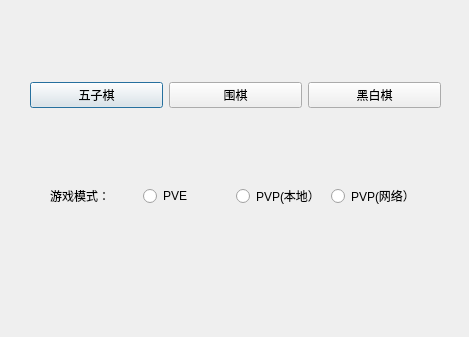
<?xml version="1.0" encoding="UTF-8"?>
<ui version="4.0">
 <class>Window_Select</class>
 <widget class="QDialog" name="Window_Select">
  <property name="geometry">
   <rect>
    <x>0</x>
    <y>0</y>
    <width>469</width>
    <height>337</height>
   </rect>
  </property>
  <property name="windowTitle">
   <string>Select</string>
  </property>
  <widget class="QWidget" name="layoutWidget">
   <property name="geometry">
    <rect>
     <x>30</x>
     <y>50</y>
     <width>411</width>
     <height>91</height>
    </rect>
   </property>
   <layout class="QHBoxLayout" name="horizontalLayout">
    <item>
     <widget class="QPushButton" name="pushButton">
      <property name="text">
       <string>五子棋</string>
      </property>
     </widget>
    </item>
    <item>
     <widget class="QPushButton" name="pushButton_2">
      <property name="text">
       <string>围棋</string>
      </property>
     </widget>
    </item>
    <item>
     <widget class="QPushButton" name="pushButton_3">
      <property name="text">
       <string>黑白棋</string>
      </property>
     </widget>
    </item>
   </layout>
  </widget>
  <widget class="QWidget" name="layoutWidget">
   <property name="geometry">
    <rect>
     <x>50</x>
     <y>160</y>
     <width>370</width>
     <height>72</height>
    </rect>
   </property>
   <layout class="QHBoxLayout" name="horizontalLayout_2">
    <item>
     <widget class="QLabel" name="label">
      <property name="text">
       <string>游戏模式：</string>
      </property>
     </widget>
    </item>
    <item>
     <widget class="QRadioButton" name="radioButton">
      <property name="text">
       <string>PVE</string>
      </property>
     </widget>
    </item>
    <item>
     <widget class="QRadioButton" name="radioButton_2">
      <property name="text">
       <string>PVP(本地）</string>
      </property>
     </widget>
    </item>
    <item>
     <widget class="QRadioButton" name="radioButton_3">
      <property name="text">
       <string>PVP(网络）</string>
      </property>
     </widget>
    </item>
   </layout>
  </widget>
 </widget>
 <resources/>
 <connections/>
</ui>
